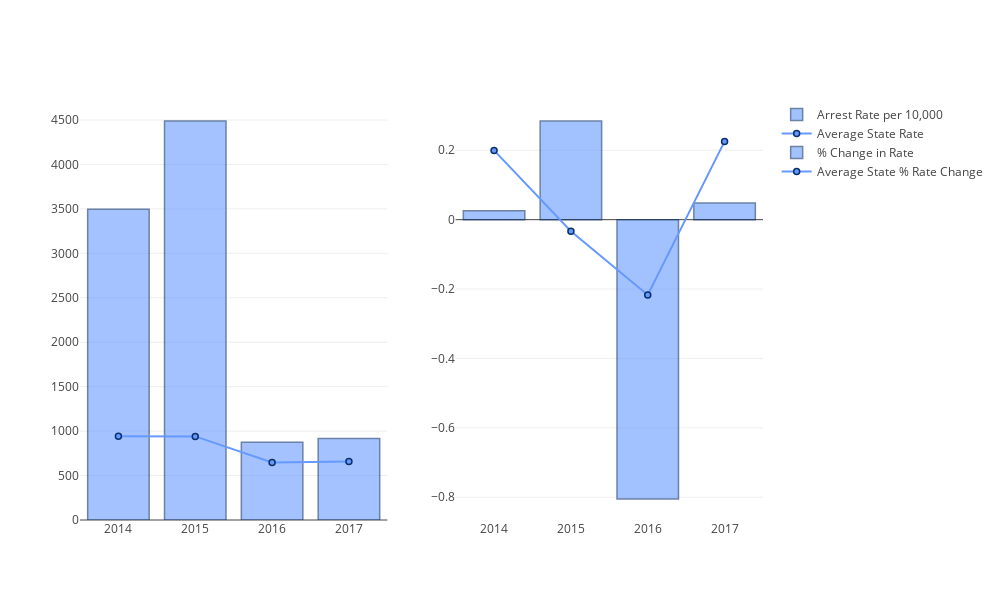
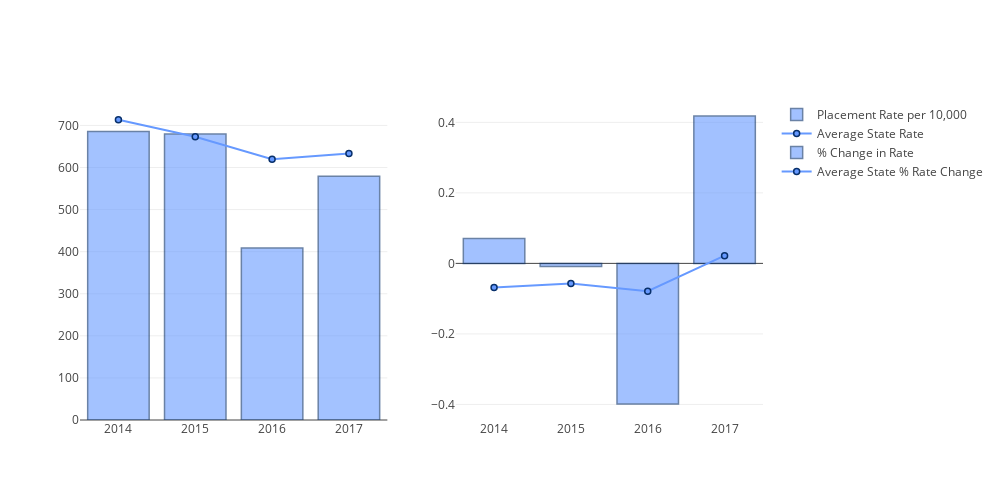
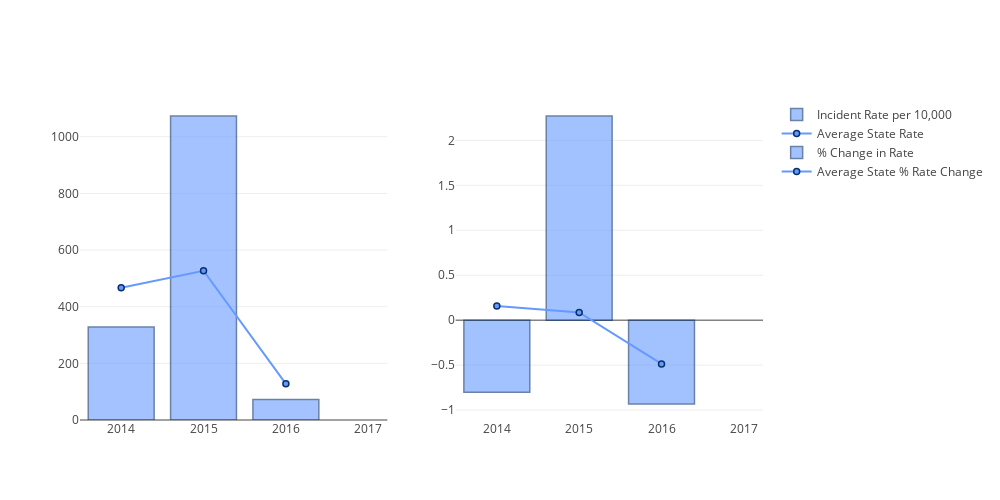

Notebook source saved alongside these figures, in order:
### Code cell
%run County-5Year-Report.ipynb

### Figure 1 — Plotly figure (JSON) as saved in the notebook; plotly's stock layout.template omitted (floating-point values rounded to 4 significant figures)
{"data": [{"marker": {"color": "#6699ff", "line": {"color": "rgb(8,48,107)", "width": 1.5}}, "name": "Arrest Rate per 10,000", "opacity": 0.6, "textposition": "auto", "type": "bar", "uid": "e5712542-b6aa-11e8-a0aa-18d6c706c04c", "x": [2014, 2015, 2016, 2017], "y": [3495.0, 4489.0, 875.5, 917.8]}, {"marker": {"color": "#6699ff", "line": {"color": "rgb(8,48,107)", "width": 1.5}}, "name": "Average State Rate", "type": "scatter", "uid": "e5712543-b6aa-11e8-a0aa-18d6c706c04c", "x": [2014, 2015, 2016, 2017], "y": [942.2, 940.4, 647.4, 658.9]}, {"marker": {"color": "#6699ff", "line": {"color": "rgb(8,48,107)", "width": 1.5}}, "name": "% Change in Rate", "opacity": 0.6, "type": "bar", "uid": "e5712544-b6aa-11e8-a0aa-18d6c706c04c", "x": [2014, 2015, 2016, 2017], "xaxis": "x2", "y": [0.0255, 0.2843, -0.8049, 0.04831], "yaxis": "y2"}, {"marker": {"color": "#6699ff", "line": {"color": "rgb(8,48,107)", "width": 1.5}}, "name": "Average State % Rate Change", "type": "scatter", "uid": "e5712545-b6aa-11e8-a0aa-18d6c706c04c", "x": [2014, 2015, 2016, 2017], "xaxis": "x2", "y": [0.1995, -0.03354, -0.217, 0.2256], "yaxis": "y2"}], "layout": {"autosize": false, "height": 600, "width": 1000, "xaxis": {"domain": [0, 0.45]}, "xaxis2": {"domain": [0.55, 1]}, "yaxis2": {"anchor": "x2"}}}

### Figure 2 — Plotly figure (JSON) as saved in the notebook; plotly's stock layout.template omitted (floating-point values rounded to 4 significant figures)
{"data": [{"marker": {"color": "#6699ff", "line": {"color": "rgb(8,48,107)", "width": 1.5}}, "name": "Placement Rate per 10,000", "opacity": 0.6, "textposition": "auto", "type": "bar", "uid": "e5712546-b6aa-11e8-a0aa-18d6c706c04c", "x": [2014, 2015, 2016, 2017], "y": [685.5, 679.5, 408.5, 579.3]}, {"marker": {"color": "#6699ff", "line": {"color": "rgb(8,48,107)", "width": 1.5}}, "name": "Average State Rate", "type": "scatter", "uid": "e5712547-b6aa-11e8-a0aa-18d6c706c04c", "x": [2014, 2015, 2016, 2017], "y": [713.5, 672.9, 619.8, 633.4]}, {"marker": {"color": "#6699ff", "line": {"color": "rgb(8,48,107)", "width": 1.5}}, "name": "% Change in Rate", "opacity": 0.6, "type": "bar", "uid": "e5712548-b6aa-11e8-a0aa-18d6c706c04c", "x": [2014, 2015, 2016, 2017], "xaxis": "x2", "y": [0.07077, -0.008825, -0.3988, 0.418], "yaxis": "y2"}, {"marker": {"color": "#6699ff", "line": {"color": "rgb(8,48,107)", "width": 1.5}}, "name": "Average State % Rate Change", "type": "scatter", "uid": "e5712549-b6aa-11e8-a0aa-18d6c706c04c", "x": [2014, 2015, 2016, 2017], "xaxis": "x2", "y": [-0.06833, -0.05689, -0.07897, 0.02193], "yaxis": "y2"}], "layout": {"autosize": false, "height": 500, "width": 1000, "xaxis": {"domain": [0, 0.45]}, "xaxis2": {"domain": [0.55, 1]}, "yaxis2": {"anchor": "x2"}}}

### Figure 3 — Plotly figure (JSON) as saved in the notebook; plotly's stock layout.template omitted (floating-point values rounded to 4 significant figures)
{"data": [{"marker": {"color": "#6699ff", "line": {"color": "rgb(8,48,107)", "width": 1.5}}, "name": "Incident Rate per 10,000", "opacity": 0.6, "textposition": "auto", "type": "bar", "uid": "e571254a-b6aa-11e8-a0aa-18d6c706c04c", "x": [2014, 2015, 2016, 2017], "y": [328.1, 1073.0, 72.36]}, {"marker": {"color": "#6699ff", "line": {"color": "rgb(8,48,107)", "width": 1.5}}, "name": "Average State Rate", "type": "scatter", "uid": "e571254b-b6aa-11e8-a0aa-18d6c706c04c", "x": [2014, 2015, 2016, 2017], "y": [466.7, 526.8, 127.5, null]}, {"marker": {"color": "#6699ff", "line": {"color": "rgb(8,48,107)", "width": 1.5}}, "name": "% Change in Rate", "opacity": 0.6, "type": "bar", "uid": "e571254c-b6aa-11e8-a0aa-18d6c706c04c", "x": [2014, 2015, 2016, 2017], "xaxis": "x2", "y": [-0.8011, 2.271, -0.9326], "yaxis": "y2"}, {"marker": {"color": "#6699ff", "line": {"color": "rgb(8,48,107)", "width": 1.5}}, "name": "Average State % Rate Change", "type": "scatter", "uid": "e571254d-b6aa-11e8-a0aa-18d6c706c04c", "x": [2014, 2015, 2016, 2017], "xaxis": "x2", "y": [0.1586, 0.08621, -0.4866, null], "yaxis": "y2"}], "layout": {"autosize": false, "height": 500, "width": 1000, "xaxis": {"domain": [0, 0.45]}, "xaxis2": {"domain": [0.55, 1]}, "yaxis2": {"anchor": "x2"}}}
